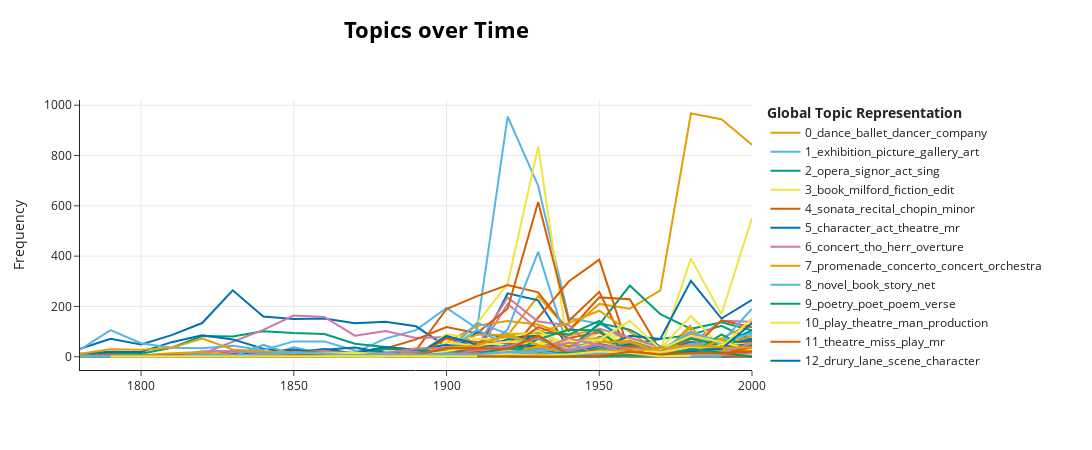

Write notebook code for a chart like this one.
### Code cell
# --- Temporal analysis ---
topics_over_time = topic_model.topics_over_time(
    docs=docs,
    timestamps=timestamps,
    global_tuning=True,
    nr_bins=None  
)

topic_model.visualize_topics_over_time(topics_over_time)
